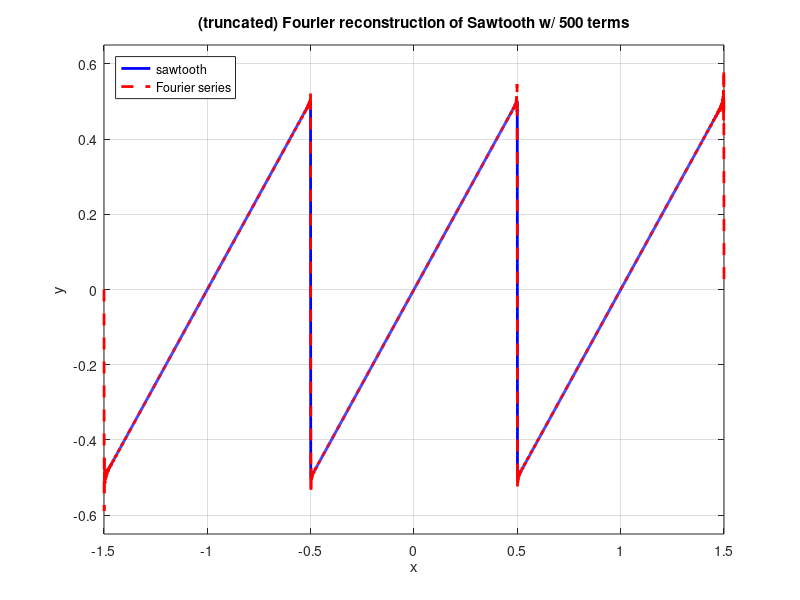

Write MATLAB code to recreate this figure.
% ### EXsawtoothW.m ###    2017.02.19 C.Bergevin

% Visually demonstrate the build-up of a sawtooth wave (centered about t=0)
% by adding successive (user-specified) terms of the Fourier series
% expansion; also quantify the Gibbs phenomonon

% Notes
% o Ref: ch.3.8 (pg.129) in Thornton & Marion (2004)
% o There are a few ways to quantify the overshoot (and thereby obtain the
% conventional "9%"). Here we simply compute the max. value of the Fourier
% approximantion (sawF) and then compare that to the max. value of the
% actual sawtooth (sawT), which occurs at a differne time

clear
% ===========================================================
P.order= [1 2 4 8 15 25 100 500];   % array of # of terms to compute {[1 2 4 8 15 25 100 500]}
P.tau= 1;   % period {1}
P.A= 1;     % peak-to-peak amplitude {1}
P.M= 1000;   % total # of points per interval
P.pause= 0.5;   % time to pause between displaying new iterates [s] {0.5}
% ===========================================================
t= linspace(-1.5*P.tau,1.5*P.tau,3*P.M);  % time array
sawT= repmat(P.A*linspace(-0.5,0.5,P.M),1,3);   % create sawtooth baseline
% --- use a loop to add in the terms
for mm=1:numel(P.order)
    tempN= P.order(mm);
    sawF= 0;    % dummy initial indexer
    for nn= 1:tempN
        nextTerm= (P.A/pi)*(1/nn)*((-1)^(nn+1))*sin(nn*(2*pi/P.tau)*t);  % create next term in series
        sawF= sawF+ nextTerm;
    end
    % --- estimate "overshoot"
    [M,indx]= max(sawF);
    disp(['Overshoot ratio ~',num2str(M/max(sawT))]);
    % --- visualize
    figure(1); clf;
    h1= plot(t,sawT,'b-','LineWidth',2); hold on; grid on; xlabel('x'); ylabel('y'); ylim(0.65*P.A*[-1 1]);
    h2= plot(t,sawF,'r--','LineWidth',2); legend([h1 h2],'sawtooth','Fourier series','Location','NorthWest');
    title(['(truncated) Fourier reconstruction of Sawtooth w/ ',num2str(tempN),' terms']);
    pause(P.pause);
end

